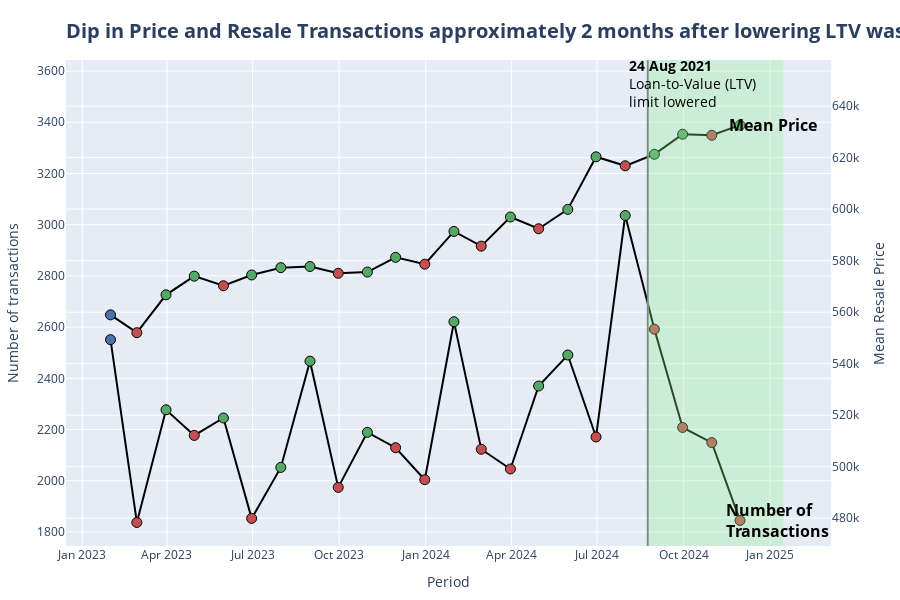

Write notebook code for a chart like this one.
### Markdown cell above
The [article][news-article] noted a "more than 4% increase" in resale flat prices in (Aug) 2024. This figure can be updated to 6% in Oct 2024.

[news-article]: https://www.straitstimes.com/singapore/desmond-lee-flags-psychological-factor-contributing-to-higher-prices-in-hdb-resale-market

### Code cell
########## DATAFRAME MANIPULATION ##########

data = df.query("year >= 2023")
data = data.groupby(pd.Grouper(key="month", freq="ME"))[["resale_price"]].agg(
    ["count", "mean"]
)
data = data.droplevel(axis=1, level=0).reset_index()
data = data.rename(columns={"count": "num_trans", "mean": "mean_price"})
data["pct_chg_count"] = np.round(data["num_trans"].pct_change() * 100, 1)
data["pct_chg_count_display"] = data["pct_chg_count"].apply(
    lambda x: f"{x:.1f}" if pd.notna(x) else "-"
)
data["pct_chg_mean_price"] = np.round(data["mean_price"].pct_change() * 100, 1)
data["pct_chg_mean_price_display"] = data["pct_chg_mean_price"].apply(
    lambda x: f"{x:.1f}" if pd.notna(x) else "-"
)


############ COLOURS AND SUBPLOT DATAFRAMES ##########

# colours that will be used
scatter_colors = {
    "Positive": pio.templates["seaborn"]["layout"]["colorway"][2],  # Seaborn Green
    "Negative": pio.templates["seaborn"]["layout"]["colorway"][3],  # Seaborn Red
    "NA": pio.templates["seaborn"]["layout"]["colorway"][0],  # Seaborn Blue
}

# hover labels on the graph
hover_dict_count = {
    "Positive": "Count: <b>%{y:,.0f}</b> transactions<br>Change: <b>↑ %{customdata}%</b><extra></extra>",
    "Negative": "Count: <b>%{y:,.0f}</b> transactions<br>Change: <b>↓ %{customdata}%</b><extra></extra>",
    "NA": "Count: <b>%{y:,.0f}</b> transactions<br>Change: <b>%{customdata}</b><extra></extra>",
}

hover_dict_mean_price = {
    "Positive": "Mean Price: <b>$%{y:,.0f}</b><br>Change: <b>↑ %{customdata}%</b><extra></extra>",
    "Negative": "Mean Price: <b>$%{y:,.0f}</b><br>Change: <b>↓ %{customdata}%</b><extra></extra>",
    "NA": "Mean Price: <b>$%{y:,.0f}</b><br>Change: <b>%{customdata}</b><extra></extra>",
}


# plot scatterpoint based on pct_chg_count
for_scatter_plotting_count = []
for_scatter_plotting_count.append(data.query("pct_chg_count > 0"))
for_scatter_plotting_count.append(data.query("pct_chg_count < 0"))
for_scatter_plotting_count.append(data.query("pct_chg_count.isnull()"))

for_scatter_plotting_mean_price = []
for_scatter_plotting_mean_price.append(data.query("pct_chg_mean_price > 0"))
for_scatter_plotting_mean_price.append(data.query("pct_chg_mean_price < 0"))
for_scatter_plotting_mean_price.append(data.query("pct_chg_mean_price.isnull()"))

############ PLOTTING ##########

# create a plot with a secondary y axis
fig = make_subplots(specs=[[{"secondary_y": True}]])

# add a line plot relating to number of transactions to the primary y axis
fig.add_trace(
    go.Scatter(
        x=data["month"],
        y=data["num_trans"],
        mode="lines",
        line=dict(color="#000000", width=2),
        hoverinfo="skip",
    ),
    secondary_y=False,
)
# customise rise and falls every month (green for rise, red for dips)
for part_df, name in zip(for_scatter_plotting_count, scatter_df_names):
    scatter_temp = go.Scatter(
        name=name,
        x=part_df["month"],
        y=part_df["num_trans"],
        customdata=part_df["pct_chg_count_display"],
        mode="markers",
        marker=dict(
            color=scatter_colors[name],
            size=10,
            line=dict(color="black", width=1),  # border color  # border width
        ),
        hovertemplate=hover_dict_count[name],
    )
    fig.add_trace(scatter_temp, secondary_y=False)

# add a line plot relating to mean transacted price to the secondary axis
fig.add_trace(
    go.Scatter(
        x=data["month"],
        y=data["mean_price"],
        mode="lines",
        line=dict(color="#000000", width=2),
        hoverinfo="skip",
    ),
    secondary_y=True,
)
for part_df, name in zip(for_scatter_plotting_mean_price, scatter_df_names):
    scatter_temp = go.Scatter(
        name=name,
        x=part_df["month"],
        y=part_df["mean_price"],
        customdata=part_df["pct_chg_mean_price_display"],
        mode="markers",
        marker=dict(
            color=scatter_colors[name],
            size=10,
            line=dict(color="black", width=1),  # border color  # border width
        ),
        hovertemplate=hover_dict_mean_price[name],
    )
    fig.add_trace(scatter_temp, secondary_y=True)


# Add a vertical line denoting the raising of LTV limit
fig.add_shape(
    type="line",
    x0="2024-08-24",  # Start of the vertical line (date)
    x1="2024-08-24",  # End of the vertical line (same date for vertical)
    y0=data["num_trans"].min() * 0.8,  # Bottom of the y-axis
    y1=data["num_trans"].max() * 1.2,  # Top of the y-axis (adjust as needed)
    line=dict(color="grey", width=2),  # Line style
)
fig.add_annotation(
    x=pd.to_datetime("2024-08-21") + pd.Timedelta(days=50),
    y=data["num_trans"].max() * 1.17,
    text="<b>24 Aug 2021</b><br>Loan-to-Value (LTV)<br>limit lowered",
    showarrow=False,
    font=dict(color="Black", size=14),
    align="left",
)


# Add annotations for each line
fig.add_annotation(
    x=data["month"].max() + pd.Timedelta(days=35),
    y=data.loc[data["month"].idxmax(), "mean_price"],
    yref="y2",
    text="<b>Mean Price</b>",
    showarrow=False,
    font=dict(color="Black", size=16),
    align="left",
)

fig.add_annotation(
    x=data["month"].max() + pd.Timedelta(days=40),
    y=data.loc[data["month"].idxmax(), "num_trans"],
    yref="y",
    text="<b>Number of</b><br><b>Transactions</b>",
    showarrow=False,
    font=dict(color="Black", size=16),
    align="left",
)

# Add a rectangle to highlight a time period
fig.add_shape(
    type="rect",
    x0="2024-08-24",  # Start of the x-range
    x1="2025-01-15",  # End of the x-range
    y0=data["num_trans"].min() * 0.95,  # Start of the y-range
    y1=data["num_trans"].max() * 1.2,  # End of the y-range
    line=dict(color="#000000", width=0),  # Border color and width
    fillcolor="LightGreen",  # Fill color
    opacity=0.3,  # Transparency
    secondary_y=False,
)


fig.update_layout(
    showlegend=False,
    hovermode="x unified",
    height=600,
    margin=dict(l=20, r=20, t=60, b=20),
    yaxis=dict(
        range=[data["num_trans"].min() * 0.95, data["num_trans"].max() * 1.2],
        title="Number of transactions",
    ),
    yaxis2=dict(
        range=[data["mean_price"].min() * 0.85, data["mean_price"].max() * 1.04],
        title="Mean Resale Price",
    ),
    xaxis=dict(title="Period", tickformat="%b %Y", hoverformat="%b %Y"),
    title=dict(
        text="<b>Dip in Price and Resale Transactions approximately 2 months after lowering LTV was observed</b>",
        x=0,
        xref="paper",
        y=0.96,
        yref="container",
        font=dict(size=20),
    ),
)


fig.show()
# fig.write_html("test.html")

### Figure 1 — Plotly figure (JSON) as saved in the notebook; plotly's stock layout.template omitted (floating-point values rounded to 4 significant figures)
{"data": [{"hoverinfo": "skip", "line": {"color": "#000000", "width": 2}, "mode": "lines", "type": "scatter", "x": ["2023-01-31T00:00:00", "2023-02-28T00:00:00", "2023-03-31T00:00:00", "2023-04-30T00:00:00", "2023-05-31T00:00:00", "2023-06-30T00:00:00", "2023-07-31T00:00:00", "2023-08-31T00:00:00", "2023-09-30T00:00:00", "2023-10-31T00:00:00", "2023-11-30T00:00:00", "2023-12-31T00:00:00", "2024-01-31T00:00:00", "2024-02-29T00:00:00", "2024-03-31T00:00:00", "2024-04-30T00:00:00", "2024-05-31T00:00:00", "2024-06-30T00:00:00", "2024-07-31T00:00:00", "2024-08-31T00:00:00", "2024-09-30T00:00:00", "2024-10-31T00:00:00", "2024-11-30T00:00:00"], "xaxis": "x", "y": [2551, 1837, 2277, 2177, 2245, 1853, 2052, 2467, 1974, 2189, 2129, 2004, 2621, 2123, 2046, 2370, 2491, 2171, 3036, 2592, 2208, 2149, 1845], "yaxis": "y"}, {"customdata": ["24.0", "3.1", "10.7", "20.2", "10.9", "30.8", "15.8", "5.1", "39.8"], "hovertemplate": "Count: <b>%{y:,.0f}</b> transactions<br>Change: <b>↑ %{customdata}%</b><extra></extra>", "marker": {"color": "rgb(85,168,104)", "line": {"color": "black", "width": 1}, "size": 10}, "mode": "markers", "name": "Positive", "type": "scatter", "x": ["2023-03-31T00:00:00", "2023-05-31T00:00:00", "2023-07-31T00:00:00", "2023-08-31T00:00:00", "2023-10-31T00:00:00", "2024-01-31T00:00:00", "2024-04-30T00:00:00", "2024-05-31T00:00:00", "2024-07-31T00:00:00"], "xaxis": "x", "y": [2277, 2245, 2052, 2467, 2189, 2621, 2370, 2491, 3036], "yaxis": "y"}, {"customdata": ["-28.0", "-4.4", "-17.5", "-20.0", "-2.7", "-5.9", "-19.0", "-3.6", "-12.8", "-14.6", "-14.8", "-2.7", "-14.1"], "hovertemplate": "Count: <b>%{y:,.0f}</b> transactions<br>Change: <b>↓ %{customdata}%</b><extra></extra>", "marker": {"color": "rgb(196,78,82)", "line": {"color": "black", "width": 1}, "size": 10}, "mode": "markers", "name": "Negative", "type": "scatter", "x": ["2023-02-28T00:00:00", "2023-04-30T00:00:00", "2023-06-30T00:00:00", "2023-09-30T00:00:00", "2023-11-30T00:00:00", "2023-12-31T00:00:00", "2024-02-29T00:00:00", "2024-03-31T00:00:00", "2024-06-30T00:00:00", "2024-08-31T00:00:00", "2024-09-30T00:00:00", "2024-10-31T00:00:00", "2024-11-30T00:00:00"], "xaxis": "x", "y": [1837, 2177, 1853, 1974, 2129, 2004, 2123, 2046, 2171, 2592, 2208, 2149, 1845], "yaxis": "y"}, {"customdata": ["-"], "hovertemplate": "Count: <b>%{y:,.0f}</b> transactions<br>Change: <b>%{customdata}</b><extra></extra>", "marker": {"color": "rgb(76,114,176)", "line": {"color": "black", "width": 1}, "size": 10}, "mode": "markers", "name": "NA", "type": "scatter", "x": ["2023-01-31T00:00:00"], "xaxis": "x", "y": [2551], "yaxis": "y"}, {"hoverinfo": "skip", "line": {"color": "#000000", "width": 2}, "mode": "lines", "type": "scatter", "x": ["2023-01-31T00:00:00", "2023-02-28T00:00:00", "2023-03-31T00:00:00", "2023-04-30T00:00:00", "2023-05-31T00:00:00", "2023-06-30T00:00:00", "2023-07-31T00:00:00", "2023-08-31T00:00:00", "2023-09-30T00:00:00", "2023-10-31T00:00:00", "2023-11-30T00:00:00", "2023-12-31T00:00:00", "2024-01-31T00:00:00", "2024-02-29T00:00:00", "2024-03-31T00:00:00", "2024-04-30T00:00:00", "2024-05-31T00:00:00", "2024-06-30T00:00:00", "2024-07-31T00:00:00", "2024-08-31T00:00:00", "2024-09-30T00:00:00", "2024-10-31T00:00:00", "2024-11-30T00:00:00"], "xaxis": "x", "y": [559000.0, 552000.0, 566700.0, 574000.0, 570300.0, 574400.0, 577300.0, 577700.0, 575100.0, 575600.0, 581300.0, 578600.0, 591300.0, 585600.0, 596900.0, 592400.0, 599900.0, 620300.0, 616800.0, 621300.0, 629100.0, 628700.0, 632600.0], "yaxis": "y2"}, {"customdata": ["2.7", "1.3", "0.7", "0.5", "0.1", "0.1", "1.0", "2.2", "1.9", "1.3", "3.4", "0.7", "1.3", "0.6"], "hovertemplate": "Mean Price: <b>$%{y:,.0f}</b><br>Change: <b>↑ %{customdata}%</b><extra></extra>", "marker": {"color": "rgb(85,168,104)", "line": {"color": "black", "width": 1}, "size": 10}, "mode": "markers", "name": "Positive", "type": "scatter", "x": ["2023-03-31T00:00:00", "2023-04-30T00:00:00", "2023-06-30T00:00:00", "2023-07-31T00:00:00", "2023-08-31T00:00:00", "2023-10-31T00:00:00", "2023-11-30T00:00:00", "2024-01-31T00:00:00", "2024-03-31T00:00:00", "2024-05-31T00:00:00", "2024-06-30T00:00:00", "2024-08-31T00:00:00", "2024-09-30T00:00:00", "2024-11-30T00:00:00"], "xaxis": "x", "y": [566700.0, 574000.0, 574400.0, 577300.0, 577700.0, 575600.0, 581300.0, 591300.0, 596900.0, 599900.0, 620300.0, 621300.0, 629100.0, 632600.0], "yaxis": "y2"}, {"customdata": ["-1.2", "-0.6", "-0.5", "-0.5", "-1.0", "-0.8", "-0.6", "-0.1"], "hovertemplate": "Mean Price: <b>$%{y:,.0f}</b><br>Change: <b>↓ %{customdata}%</b><extra></extra>", "marker": {"color": "rgb(196,78,82)", "line": {"color": "black", "width": 1}, "size": 10}, "mode": "markers", "name": "Negative", "type": "scatter", "x": ["2023-02-28T00:00:00", "2023-05-31T00:00:00", "2023-09-30T00:00:00", "2023-12-31T00:00:00", "2024-02-29T00:00:00", "2024-04-30T00:00:00", "2024-07-31T00:00:00", "2024-10-31T00:00:00"], "xaxis": "x", "y": [552000.0, 570300.0, 575100.0, 578600.0, 585600.0, 592400.0, 616800.0, 628700.0], "yaxis": "y2"}, {"customdata": ["-"], "hovertemplate": "Mean Price: <b>$%{y:,.0f}</b><br>Change: <b>%{customdata}</b><extra></extra>", "marker": {"color": "rgb(76,114,176)", "line": {"color": "black", "width": 1}, "size": 10}, "mode": "markers", "name": "NA", "type": "scatter", "x": ["2023-01-31T00:00:00"], "xaxis": "x", "y": [559000.0], "yaxis": "y2"}], "layout": {"annotations": [{"align": "left", "font": {"color": "Black", "size": 14}, "showarrow": false, "text": "<b>24 Aug 2021</b><br>Loan-to-Value (LTV)<br>limit lowered", "x": "2024-10-10T00:00:00", "y": 3552.0}, {"align": "left", "font": {"color": "Black", "size": 16}, "showarrow": false, "text": "<b>Mean Price</b>", "x": "2025-01-04T00:00:00", "y": 632600.0, "yref": "y2"}, {"align": "left", "font": {"color": "Black", "size": 16}, "showarrow": false, "text": "<b>Number of</b><br><b>Transactions</b>", "x": "2025-01-09T00:00:00", "y": 1845, "yref": "y"}], "height": 600, "hovermode": "x unified", "margin": {"b": 20, "l": 20, "r": 20, "t": 60}, "shapes": [{"line": {"color": "grey", "width": 2}, "type": "line", "x0": "2024-08-24", "x1": "2024-08-24", "y0": 1470.0, "y1": 3643.0}, {"fillcolor": "LightGreen", "line": {"color": "#000000", "width": 0}, "opacity": 0.3, "type": "rect", "x0": "2024-08-24", "x1": "2025-01-15", "y0": 1745.0, "y1": 3643.0}], "showlegend": false, "title": {"font": {"size": 20}, "text": "<b>Dip in Price and Resale Transactions approximately 2 months after lowering LTV was observed</b>", "x": 0, "xref": "paper", "y": 0.96, "yref": "container"}, "xaxis": {"anchor": "y", "domain": [0, 0.94], "hoverformat": "%b %Y", "tickformat": "%b %Y", "title": {"text": "Period"}}, "yaxis": {"anchor": "x", "domain": [0, 1], "range": [1745.0, 3643.0], "title": {"text": "Number of transactions"}}, "yaxis2": {"anchor": "x", "overlaying": "y", "range": [469200.0, 657900.0], "side": "right", "title": {"text": "Mean Resale Price"}}}}
